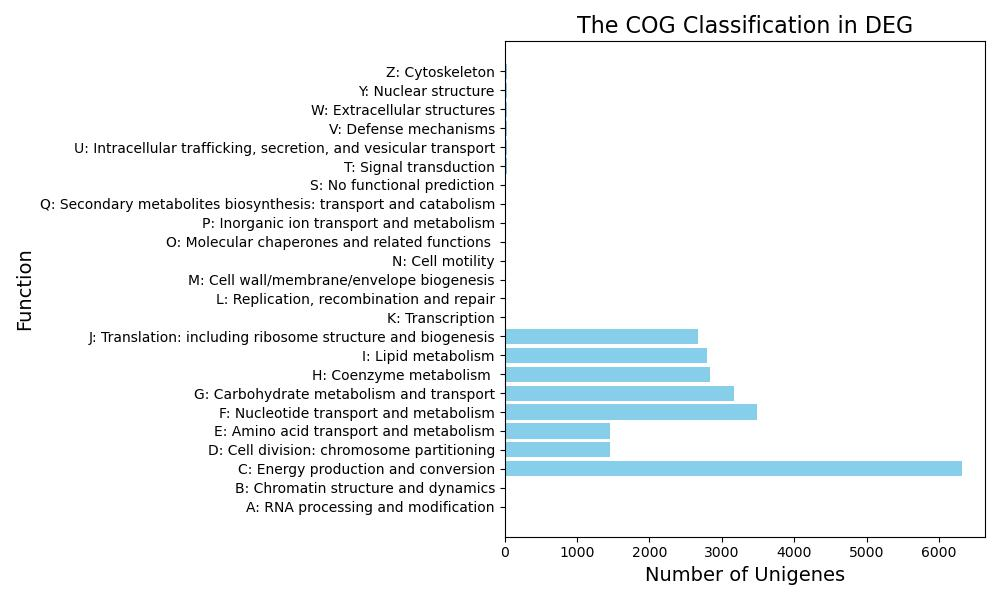

The script that drew this image:
import pandas as pd
import matplotlib.pyplot as plt

# 讀取 CSV 檔案
df = pd.read_csv("c:/Users/fysh4/OneDrive/桌面/De novo/COG.csv")

# 假設 CSV 中有兩個欄位：'FUNCYION' 和 'UNIGENE'
# 你可以修改這些欄位名為你的 CSV 中對應的欄位名

# 繪製橫條圖
plt.figure(figsize=(10, 6))  # 設定圖形大小
plt.barh(df['Function'], df['UNIGENE'], color='skyblue')  # 畫橫條圖

# 設定標題和軸標籤
plt.title('The COG Classification in DEG', fontsize=16)  # 設定標題
plt.ylabel('Function', fontsize=14)  # Y 軸標籤
plt.xlabel('Number of Unigenes', fontsize=14)  # X 軸標籤

# 顯示圖表
plt.tight_layout()  # 自動調整布局，避免標籤被截斷
plt.show()
